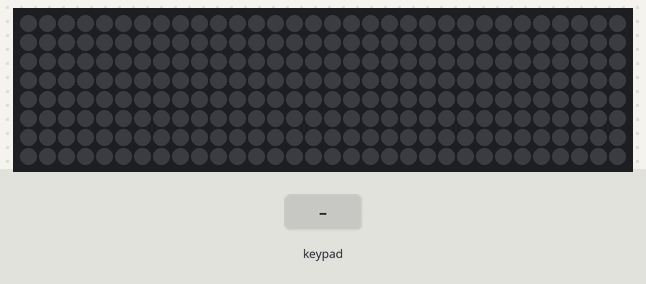
The sketch below on a simulated Arduino Uno, built with avr-gcc and run on an emulated ATmega328P. On the bench: 32×8 RGB LED matrix (first LED top left, wired row by row). Inputs (shaded band) come from the test bench. Dim RGB values are drawn brighter than linear.

Above: at 1.2 s.
1.3 s: keypad keys 1 2 3 4 pressed 0.4 s apart
At 3.3 s:
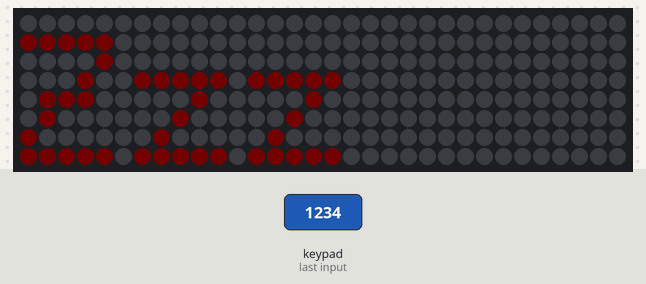
4.4 s: key '5' pressed
At 5.1 s:
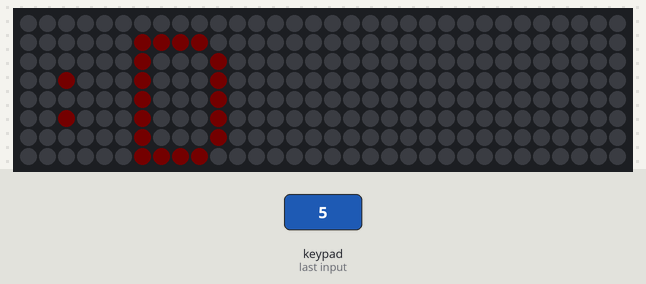
5.9 s: key '6' pressed
At 7.1 s:
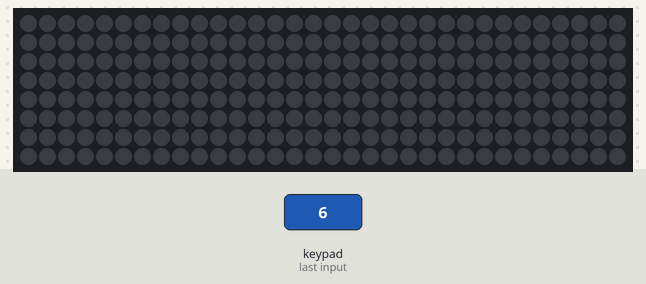
7.4 s: key '1' pressed
At 8.4 s:
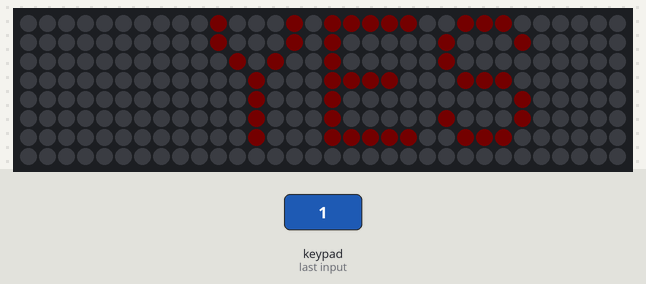
Timing chart, 0 to 9.9 s (numbered marks = the images above; inputs shaded):
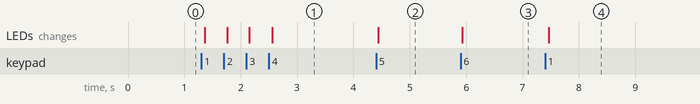

The sketch:

32x8LEDDaftHelmet.ino
```cpp
#include <Adafruit_GFX.h>
#include <Adafruit_NeoMatrix.h>
#include <Adafruit_NeoPixel.h>
#include <Keypad.h>

#define C4 2
#define C3 3
#define C2 4
#define C1 5
#define R1 6
#define R2 7
#define R3 8
#define R4 9

#define RED      0xF800
#define PIN 10

const byte ROWS = 4; //four rows
const byte COLS = 4; //four columns

byte rowPins[ROWS] = {R1, R2, R3, R4}; //connect to the row pinouts of the keypad
byte colPins[COLS] = {C1, C2, C3, C4}; //connect to the column pinouts of the keypad

char hexaKeys[ROWS][COLS] = {
  {'1', '2', '3', '4'},
  {'5', '6', '7', '8'},
  {'9', 'A', 'B', 'C'},
  {'D', 'E', 'F', 'G'}
};

Keypad customKeypad = Keypad( makeKeymap(hexaKeys), rowPins, colPins, ROWS, COLS);


// MATRIX DECLARATION:
// Parameter 1 = width of NeoPixel matrix
// Parameter 2 = height of matrix
// Parameter 3 = pin number (most are valid)
// Parameter 4 = matrix layout flags, add together as needed:
//   NEO_MATRIX_TOP, NEO_MATRIX_BOTTOM, NEO_MATRIX_LEFT, NEO_MATRIX_RIGHT:
//     Position of the FIRST LED in the matrix; pick two, e.g.
//     NEO_MATRIX_TOP + NEO_MATRIX_LEFT for the top-left corner.
//   NEO_MATRIX_ROWS, NEO_MATRIX_COLUMNS: LEDs are arranged in horizontal
//     rows or in vertical columns, respectively; pick one or the other.
//   NEO_MATRIX_PROGRESSIVE, NEO_MATRIX_ZIGZAG: all rows/columns proceed
//     in the same order, or alternate lines reverse direction; pick one.
//   See example below for these values in action.
// Parameter 5 = pixel type flags, add together as needed:
//   NEO_KHZ800  800 KHz bitstream (most NeoPixel products w/WS2812 LEDs)
//   NEO_KHZ400  400 KHz (classic 'v1' (not v2) FLORA pixels, WS2811 drivers)
//   NEO_GRB     Pixels are wired for GRB bitstream (most NeoPixel products)
//   NEO_GRBW    Pixels are wired for GRBW bitstream (RGB+W NeoPixel products)
//   NEO_RGB     Pixels are wired for RGB bitstream (v1 FLORA pixels, not v2)


// Example for NeoPixel Shield.  In this application we'd like to use it
// as a 5x8 tall matrix, with the USB port positioned at the top of the
// Arduino.  When held that way, the first pixel is at the top right, and
// lines are arranged in columns, progressive order.  The shield uses
// 800 KHz (v2) pixels that expect GRB color data.
Adafruit_NeoMatrix matrix = Adafruit_NeoMatrix(32, 8, PIN,
                            NEO_MATRIX_TOP     + NEO_MATRIX_LEFT +
                            NEO_MATRIX_COLUMNS + NEO_MATRIX_ZIGZAG,
                            NEO_GRB            + NEO_KHZ800);

const uint16_t colors[] = {
  matrix.Color(100, 0, 0), matrix.Color(0, 0, 0), matrix.Color(0, 0, 0)
};

void setup()
{
  matrix.begin();
  matrix.setTextWrap(false);
  matrix.setBrightness(1);
  matrix.setTextColor(RED);
  clear();

}

/*int x    = matrix.width();
  int pass = 0;*/

void loop()
{
  char customKey = customKeypad.getKey();
  if (customKey)
  {
    switch (customKey)
    {
      case '1':
        drawYes();
        break;
      case '2':
        drawUwu();
        break;
      case '3':
        drawNo();
        break;
              case '4':
        drawSleepy();
        break;
              case '5':
        drawSmileyFace();
        break;
      default:
        clear();
    }
  }


}

void drawYes()
{
  matrix.fillScreen(0);
  matrix.setCursor(10, 0);
  matrix.print("YES");
  matrix.show();
}

void drawUwu()
{
  matrix.fillScreen(0);
  matrix.setCursor(10, 0);
  matrix.print("UwU");
  matrix.show();
}

void drawNo()
{
  matrix.fillScreen(0);
  matrix.setCursor(10, 0);
  matrix.print("NO");
  matrix.show();
}

void drawSleepy()
{
  matrix.fillScreen(0);
  matrix.setCursor(0, 1);
  matrix.print("Zzz");
  matrix.show();
}

void drawSmileyFace()
{
  matrix.fillScreen(0);
  matrix.setCursor(0, 1);
  matrix.print(":D");
  matrix.show();
}

void clear()
{
  matrix.fillScreen(0);
  matrix.show();
}
//Scrolling text
/*if(--x < -36) {
  x = matrix.width();
  if(++pass >= 3) pass = 0;
  matrix.setTextColor(colors[pass]);
  }*/
```

Measured:
- after the input at 1.3 s, the LEDs: first change after 0.06 s (image 1 shows a later state)
- after the input at 4.4 s, the LEDs: change at once (image 2)
- after the input at 5.9 s, the LEDs: change at once (image 3)
- after the input at 7.4 s, the LEDs: change after 0.07 s (image 4)
